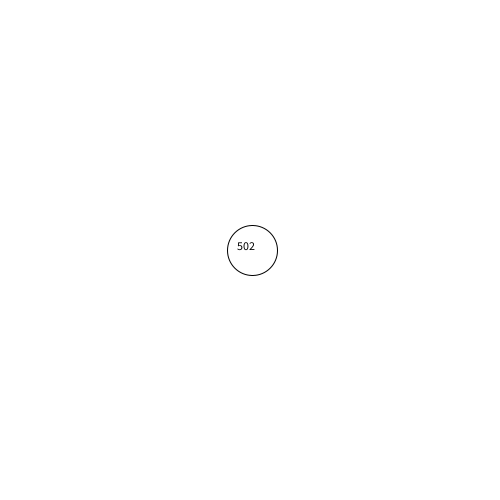
Frame 1 (no input)
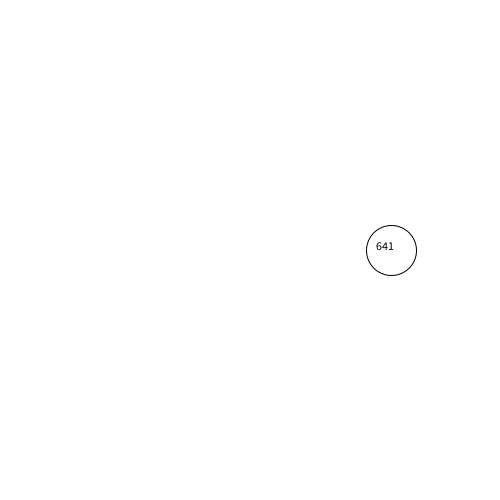
Frame 60 (the mouse pressed at the canvas centre just before this capture)
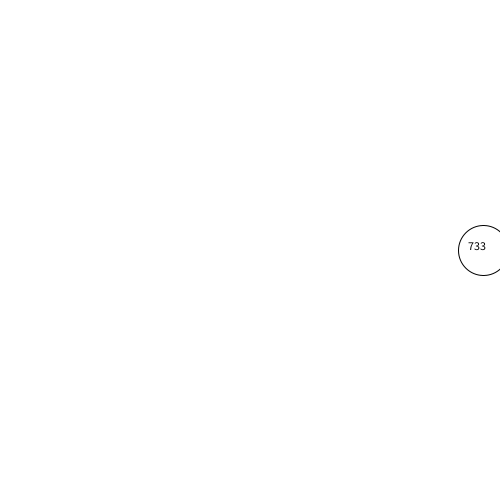
Frame 120 (the mouse held since frame 60 and released just before this capture)

The Processing sketch that drew these frames (run headless with seeded random() and noise(); from frame 60 on, the mouse is pressed at the canvas centre):

// Processing sketch: midtermpractice_1
// ── midtermpractice_1.pde
float xPos, yPos; 
float theta;


void setup(){
  size(500, 500); 
}

void draw(){
  background(255); 
  
  theta+=.01; 
  
  
  xPos = sin(theta)*width/2 + width/2; 
  yPos = height/2; 
  
  fill(255); 
  ellipse(xPos, yPos, 50, 50); 
  fill(0); 
  text(str(addition(xPos, yPos)), xPos-15, yPos);     
}

int addition(float a, float b){
  int sum = int(a) + int(b); 
  return sum;
}
